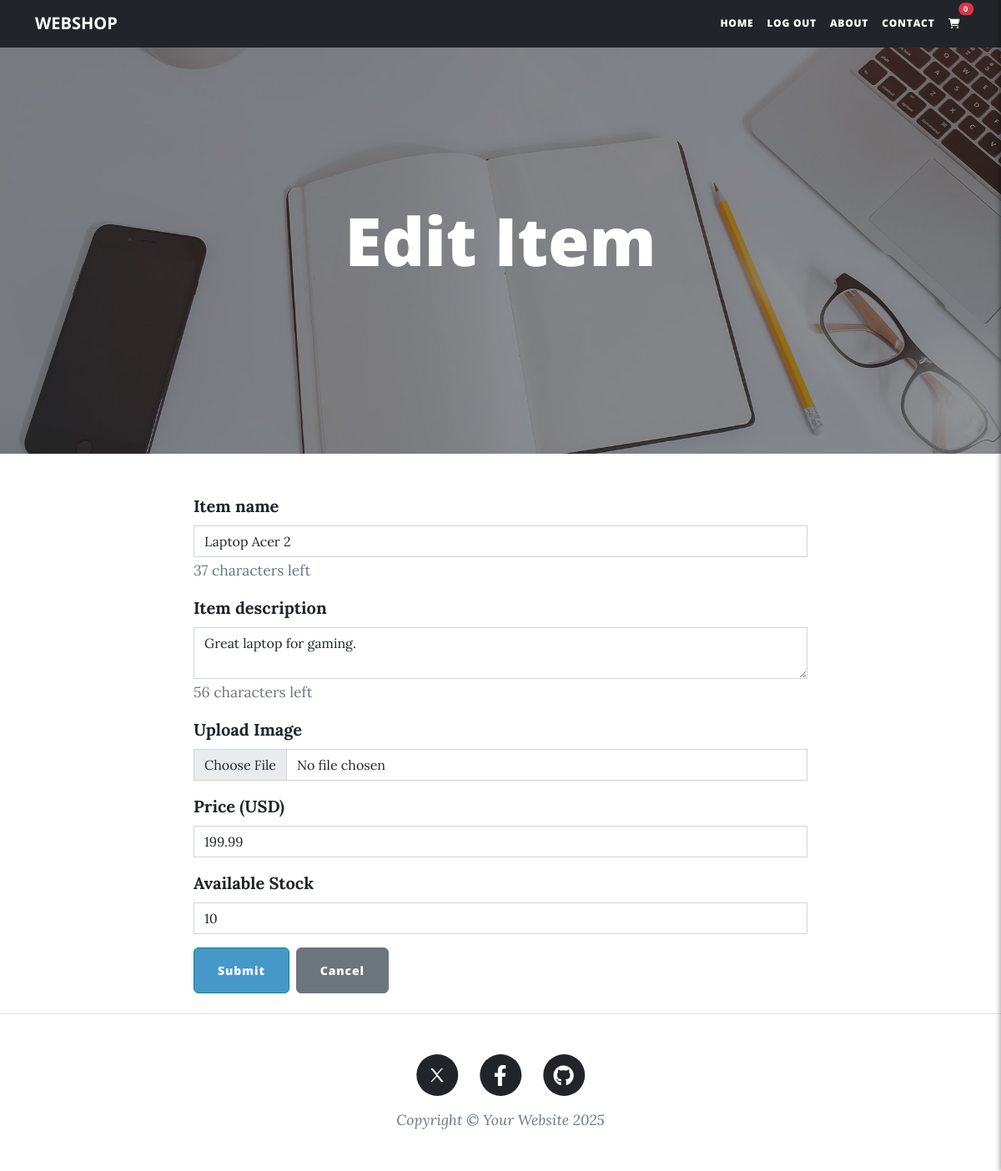
Page /edit-item/1 (signed in) on the committed database.
### main.py (models this page shows)
class Item(db.Model):
    __tablename__ = "items"
    id: Mapped[int] = mapped_column(Integer, primary_key=True)
    name: Mapped[str] = mapped_column(String(250), nullable=False)
    description: Mapped[str] = mapped_column(String(1000), nullable=False)
    image: Mapped[str] = mapped_column(String(500), nullable=False)  # URL or file path
    price: Mapped[float] = mapped_column(db.Float, nullable=False)
    quantity: Mapped[int] = mapped_column(Integer, nullable=False, default=0)
    cart_items = relationship("CartItem", back_populates="item")

### main.py (the view, shortened to what this page needs)
@app.route("/edit-item/<int:item_id>", methods=["GET", "POST"])
@admin_only
def edit_item(item_id):
    item = db.get_or_404(Item, item_id)
    edit_form = AddItem(
        name=item.name,
        description=item.description,
        image=item.image,
        price=item.price,
        quantity=item.quantity
    )
    return render_template("make-item.html", form=edit_form, is_edit=True, current_user=current_user)

### forms.py
class AddItem(FlaskForm):
    name = StringField(
        "Item name",
        render_kw={"id": "name", "maxlength": 50, "oninput": "updateCount('name', 50)"},
        validators=[
            DataRequired(),
            Length(max=50, message="Name must be at most 50 characters long.")
        ]
    )
    description = TextAreaField(
        "Item description",
        render_kw={"id": "description", "maxlength": 80, "oninput": "updateCount('description', 80)"},
        validators=[
            DataRequired(),
            Length(max=80, message="Description must be at most 80 characters long.")
        ]
    )
    image = FileField("Upload Image", validators=[DataRequired(), FileAllowed(['jpg', 'png', 'jpeg'], "Images only!")])
    price = FloatField("Price (USD)", validators=[DataRequired(), NumberRange(min=0)])
    quantity = IntegerField("Available Stock", validators=[DataRequired(), NumberRange(min=0)])
    submit = SubmitField("Submit")

### main.py (called while the page is built)
@login_manager.user_loader
def load_user(user_id):
    return db.get_or_404(User, user_id)

def admin_only(f):
    @wraps(f)
    def decorated_function(*args, **kwargs):
        if current_user.id != 1:
            return abort(403)
        return f(*args, **kwargs)
    return decorated_function

@app.teardown_appcontext
def shutdown_session(exception=None):
    db.session.remove()

### templates/make-item.html (shortened to what this page needs)
{% from "bootstrap5/form.html" import render_form %}
{% block content %}
{% include "header.html" %}
<header
  class="masthead"
  style="background-image: url('../static/assets/img/edit-bg.jpg')"
>
  <div class="container position-relative px-4 px-lg-5">
    <div class="row gx-4 gx-lg-5 justify-content-center">
      <div class="col-md-10 col-lg-8 col-xl-7">
        <div class="page-heading">
          {% if is_edit: %}
          <h1>Edit Item</h1>
          {% else: %}
          <h1>New Item</h1>
          {% endif %}
        </div>
      </div>
    </div>
  </div>
</header>
<main class="mb-4">
  <div class="container">
    <div class="row">
      <div class="col-lg-8 col-md-10 mx-auto">
        <form method="POST" enctype="multipart/form-data" novalidate>
  <div class="mb-3">
    {{ form.name.label(class="form-label") }}
    {{ form.name(class="form-control", id="name", maxlength="50", oninput="updateCount('name', 50)") }}
    <small id="name-count" class="form-text text-muted">50 characters left</small>
  </div>
  <div class="mb-3">
    {{ form.description.label(class="form-label") }}
    {{ form.description(class="form-control", id="description", maxlength="80", oninput="updateCount('description', 80)") }}
    <small id="description-count" class="form-text text-muted">80 characters left</small>
  </div>
  <div class="mb-3">
    {{ form.image.label(class="form-label") }}
    {{ form.image(class="form-control") }}
  </div>
  <div class="mb-3">
    {{ form.price.label(class="form-label") }}
    {{ form.price(class="form-control") }}
  </div>
  <div class="mb-3">
    {{ form.quantity.label(class="form-label") }}
    {{ form.quantity(class="form-control") }}
  </div>
  <div class="d-flex gap-2">
  {{ form.submit(class="btn btn-primary") }}
  {% if is_edit %}
  <a href="{{ url_for('home') }}" class="btn btn-secondary">Cancel</a>
  {% endif %}
</div>
</form>
      </div>
    </div>
  </div>
</main>
{% include "footer.html" %} {% endblock %}

### rows in the picture
Item: name "Laptop Acer 2", description "Great laptop for gaming.", price "199.99", quantity "10"
